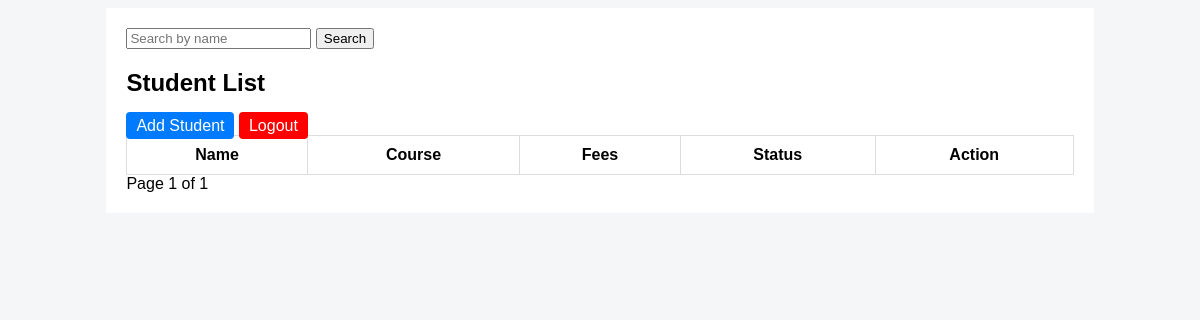
Before: / (signed in) with the older database file.
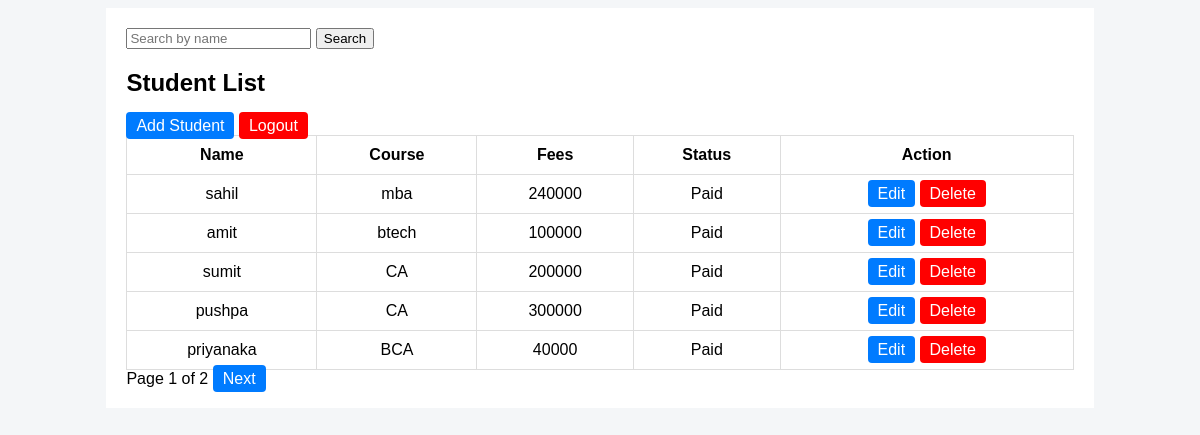
After: the same page with the newer database file.
### students/models.py (models this page shows, shortened)
class Student(models.Model):
    name = models.CharField(max_length=100)
    email = models.EmailField(unique=True)
    course = models.CharField(max_length=100)
    fees = models.IntegerField()
    is_paid = models.BooleanField(default=False)

### students/views.py (the view)
# urls.py: path('', views.student_list, name='student_list'),
@login_required
def student_list(request):
    query = request.GET.get('q')
    if query:
        students_list = Student.objects.filter(name__icontains=query)
    else:
        students_list = Student.objects.all()
    paginator = Paginator(students_list, 5)  # 5 per page
    page = request.GET.get('page')
    students = paginator.get_page(page)
    return render(request, 'students/list.html', {'students': students})

### students/templates/students/list.html (shortened to what this page needs)
<link rel="stylesheet" href="/static/core/css/style.css" />
<div class="container">
    <form method="GET" class="mb-3">
    <input type="text" name="q" placeholder="Search by name" value="{{ request.GET.q }}">
    <button type="submit">Search</button>
</form>
    <h2>Student List</h2>
    <a href="/add/">Add Student</a>
    <a href="/logout/" class="danger">Logout</a>
    <table class="table table-striped">
        <tr>
            <th>Name</th>
            <th>Course</th>
            <th>Fees</th>
            <th>Status</th>
            <th>Action</th>
        </tr>
        {% for s in students %}
        <tr>
            <td>{{s.name}}</td>
            <td>{{s.course}}</td>
            <td>{{s.fees}}</td>
            <td>{{ s.is_paid|yesno:"Paid,Unpaid" }}</td>
            <td>
                <a href="/edit/{{s.id}}/">Edit</a>
                <a href="/delete/{{s.id}}/" class="danger">Delete</a>
            </td>
        </tr>
        {% endfor %}
    </table>
<div>
    Page {{ students.number }} of {{ students.paginator.num_pages }}
    {% if students.has_next %}
        <a href="?page={{ students.next_page_number }}&q={{ request.GET.q }}">Next</a>
    {% endif %}
</div>
</div>

### students/static/core/css/style.css (style rules this page uses)
.container { width: 80%; margin: auto; background: white; padding: 20px; }
table { width: 100%; border-collapse: collapse; }
th, td { padding: 10px; border: 1px solid #ddd; text-align: center; }
a { text-decoration: none; color: white; background: #007bff; padding: 5px 10px; border-radius: 4px; }
.danger { background: red; }

Changed rows visible on the page:
added Student: name "sahil", course "mba", fees "240000", is_paid "Paid"
added Student: name "amit", course "btech", fees "100000", is_paid "Paid"
added Student: name "sumit", course "CA", fees "200000", is_paid "Paid"
added Student: name "pushpa", course "CA", fees "300000", is_paid "Paid"
added Student: name "priyanaka", course "BCA", fees "40000", is_paid "Paid"
Other visible differences:
{{ students.paginator.num_pages }}: "1" → "2"
text now shown: "Next"
